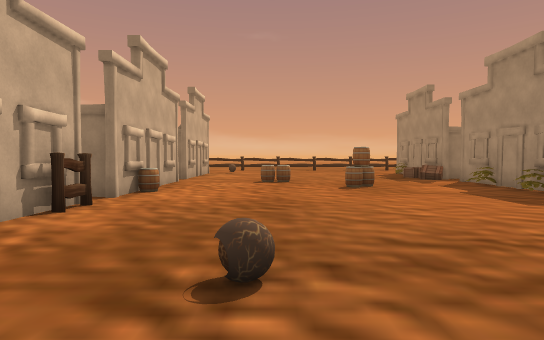
view 1 (above)

18 first-person views from a walk through a scene from a Unity 3-D project. The camera is 1.4 m above the floor, tilts 2° down and sees 75° across. The floor is counted in squares, 2 m on a side. Each view is taken from the middle of a square. On the plan, view 1 faces up. The plan holds only what a view shows up to about 11 squares ahead; the rest is blank. The place goes on beyond the plan. The player is left out.

view 2
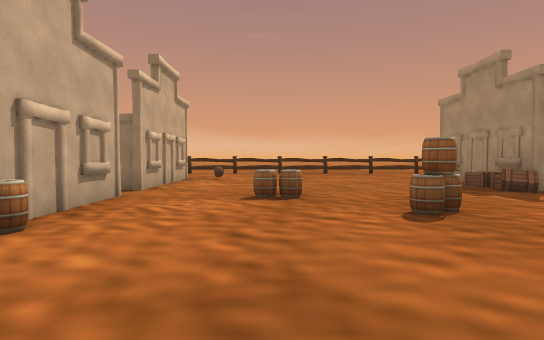

view 3
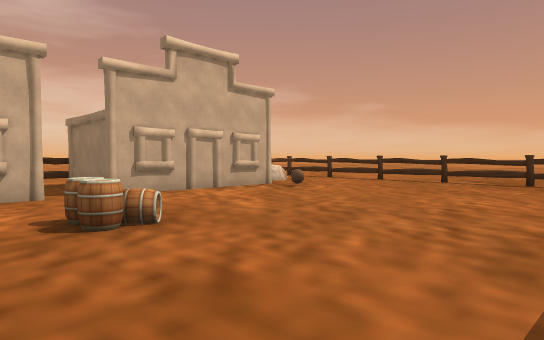

view 4
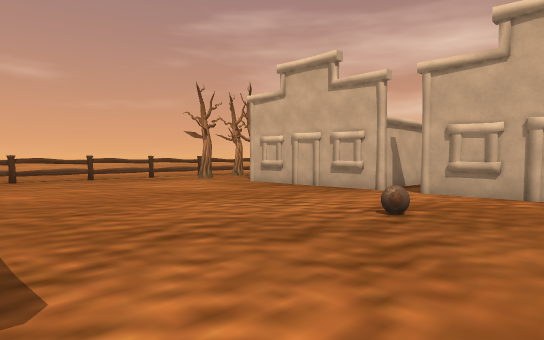

view 5
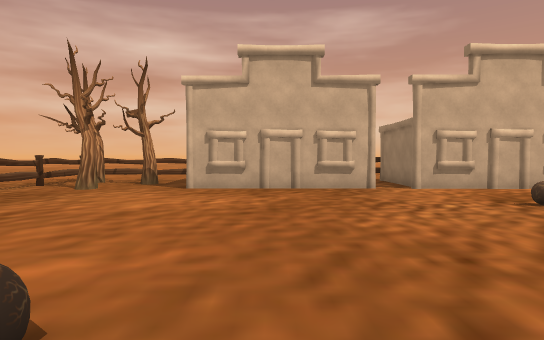

view 6
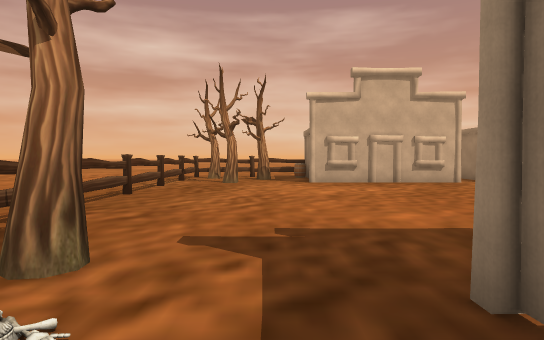

view 7
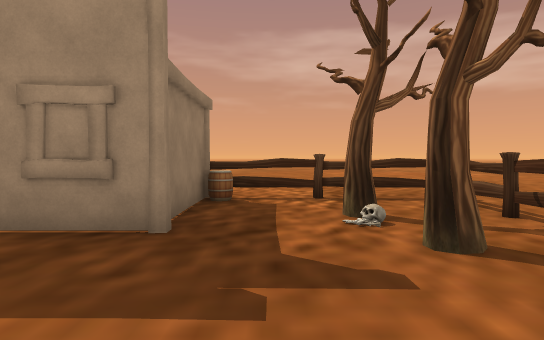

view 8
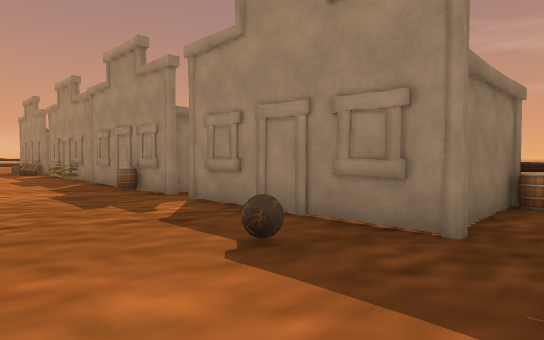

view 9
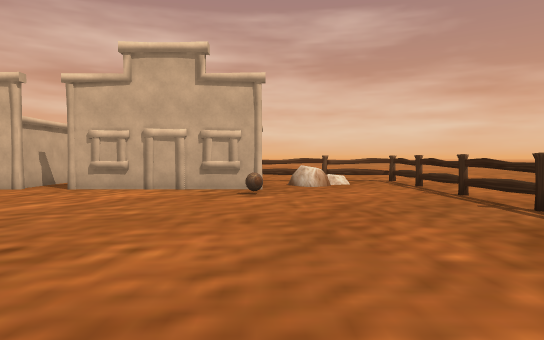

view 10
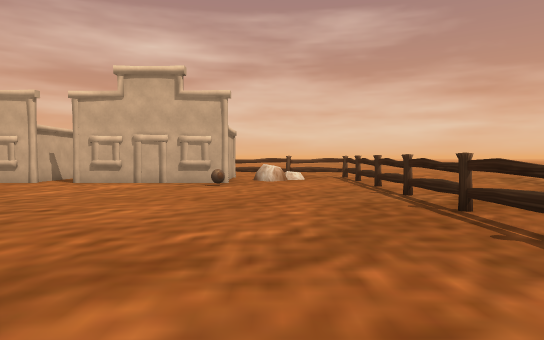

view 11
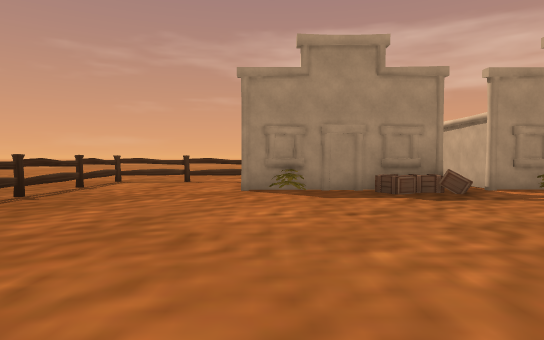

view 12
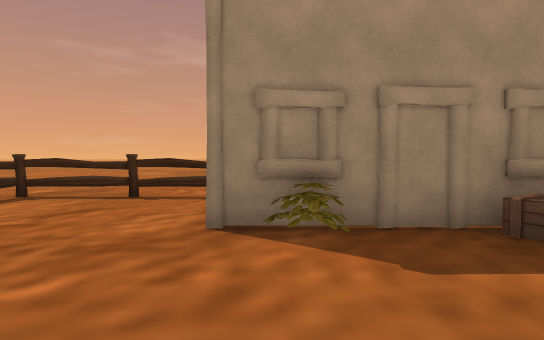

view 13
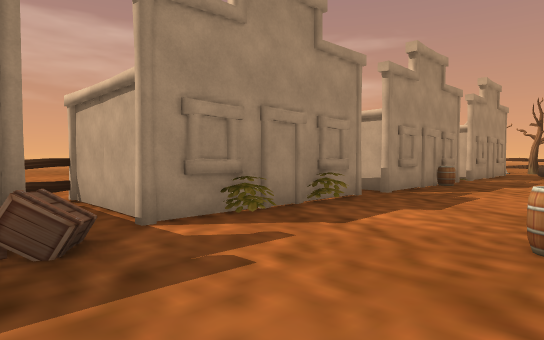

view 14
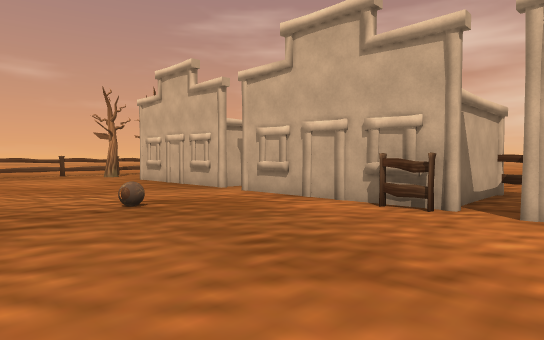

view 15
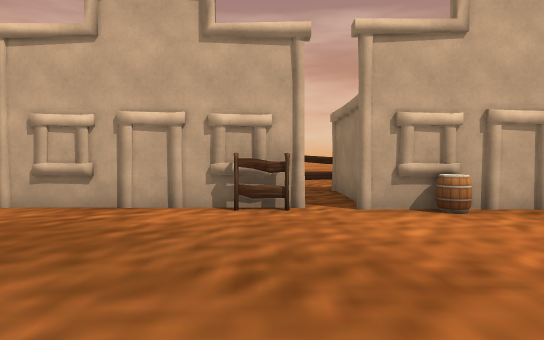

view 16
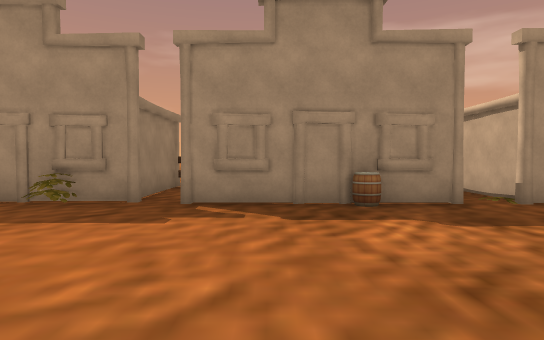

view 17
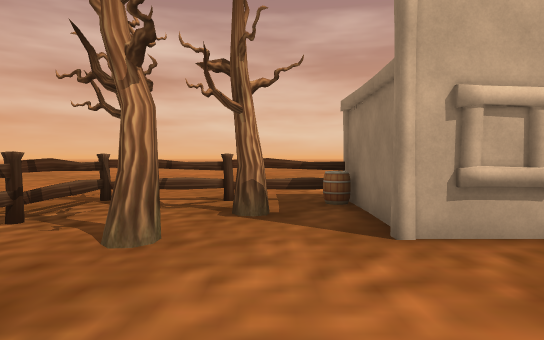

view 18
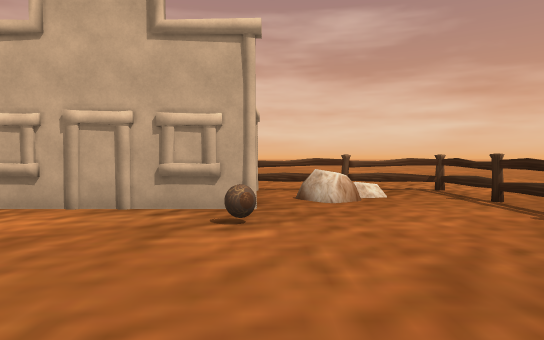

### Floor plan
Key: @ floor where view 1 was taken; # wall or solid block; x gap in a wall; . floor; / step, stairs or slope; C crate; B building; A barrel; U bush; F fence; R rock; T tree; S skull; N bones; O other object.
Columns run from 6 left of view 1 to 9 right of it. Each row starts with its distance up from view 1.
 20 .FFFFFFFFFFFFFF.
 19 F.............F.
 18 F...............
 17 F.R...........F.
 16 F...O.......U...
 15 B  #........B
 14 B  #....... #
 13 B ##.......C#
 12 F##B.......C#
 11 F.....A....C# F
 10 F##B..A.....###
  9   ##....A../U
  8    #......./#
  7 F  A.......BU
  6 FBBB........##O
  5 F##F........# O
  4   ##.......A#
  3    #.......B#
  2    B..O.....#
  1 OBBB........#
  0  ###..@.....##
 -1    #........
 -2    #........
 -3    B......OB
 -4 BA##........##A.
 -5 F#T.........S.F.
 -6 F..T.......TT.F.
 -7 FT.........xN.F.
 -8 FFFFFFFFFFFFFFF.

Positions as (right, up) in squares from view 1, and headings:
1: (0, 0), facing up
2: (0, 4), facing up
3: (4, 9), facing up-left
4: (4, 4), facing down-left
5: (5, -2), facing left
6: (7, -5), facing left
7: (2, -5), facing right
8: (2, -5), facing up-right
9: (5, 16), facing left
10: (7, 17), facing left
11: (-2, 15), facing right
12: (2, 15), facing right
13: (2, 12), facing down-right
14: (2, 7), facing down-left
15: (2, 5), facing left
16: (0, 4), facing right
17: (0, -5), facing left
18: (2, 16), facing left
